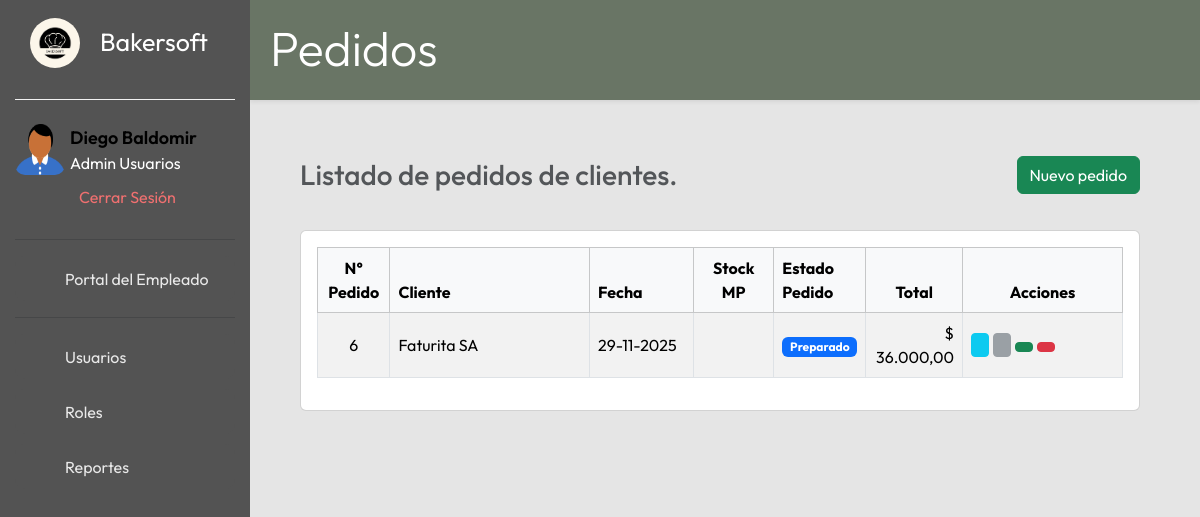
/pedidos/vista/index.php (signed in), run on the app's committed database.
### tables this page shows
CREATE TABLE pedidoventa (
  idPedidoVenta int NOT NULL,
  idCliente int NOT NULL,
  fechaPedido datetime NOT NULL DEFAULT CURRENT_TIMESTAMP,
  estado int NOT NULL,
  observaciones varchar(255) DEFAULT NULL,
  total decimal(10,2) NOT NULL DEFAULT '0.00'
);

CREATE TABLE clientes (
  id_cliente int NOT NULL,
  nombre varchar(100) NOT NULL,
  email varchar(50) NOT NULL,
  telefono varchar(20) NOT NULL,
  calle varchar(100) NOT NULL,
  altura int NOT NULL,
  provincia int NOT NULL,
  localidad int NOT NULL,
  estado varchar(20) NOT NULL DEFAULT 'Activo'
);

CREATE TABLE estadospedidos (
  codEstado int NOT NULL,
  descEstado varchar(50) NOT NULL
);

### config/bd.php (called while the page is built)
<?php
class bd {
    private $host;
    private $dbname;
    private $user;
    private $password;
    function __construct(){
        $this->host = "localhost";
        $this->dbname = "bakersoft";
        $this->user = "root";
        $this->password = "";
    }
    public function conexion(){
    try{
        $PDO = new PDO("mysql:host=".$this->host.";dbname=".$this->dbname,$this->user,$this->password);
        return $PDO;
    }catch(PDOexception $ex){
        return $ex->getMessage();
    }
    }
}
?>

### pedidos/controlador/controladorPedidos.php (called while the page is built, shortened)
<?php
class controladorPedidos
{
    private $modelo;
    public function __construct()
    {
        require_once("../modelo/modeloPedidos.php");
        $this->modelo = new modeloPedidos();
    }
    public function listarPedidos()
    {
        return $this->modelo->listarPedidosVenta();
    }
}

### pedidos/modelo/modeloPedidos.php (called while the page is built, shortened)
<?php
class modeloPedidos
{
    private $pdo;
    public function __construct()
    {
        require_once("../../config/bd.php");
        $con = new bd();
        $this->pdo = $con->conexion();
    }
    public function listarPedidosVenta()
    {
        $sql = "SELECT
                    pv.idPedidoVenta,
                    pv.fechaPedido,
                    pv.total,
                    pv.estado,
                    c.nombre AS cliente,
                    e.descEstado
                FROM pedidoventa pv
                INNER JOIN clientes c ON pv.idCliente = c.id_cliente
                LEFT JOIN estadospedidos e ON pv.estado = e.codEstado
                ORDER BY pv.fechaPedido DESC, pv.idPedidoVenta DESC";
        $stmt = $this->pdo->prepare($sql);
        $stmt->execute();
        return $stmt->fetchAll(PDO::FETCH_ASSOC);
    }
}

### pedidos/vista/index.php (the view, shortened to what this page needs)
<?php
include_once("../../includes/head_app.php");
require_once("../controlador/controladorPedidos.php");
$ctrl = new controladorPedidos();
$pedidos = $ctrl->listarPedidos();
?>
<div class="titulo-contenido shadow-sm">
  <h1 class="display-5">Pedidos</h1>
</div>
<div class="contenido-principal">
  <div class="encabezado-tabla d-flex justify-content-between align-items-center mb-3 mt-3">
    <div>
      <h3 class="mb-0 text-muted">Listado de pedidos de clientes.</h3>
    </div>
    <div>
      <a href="crear.php" class="btn btn-success">
        <span>Nuevo pedido</span>
      </a>
    </div>
  </div>
  <div class="contenido">
    <div class="card">
      <div class="card-body">
        <div class="">
          <table id="tablaPedidos" class="table table-striped table-bordered align-middle">
            <thead class="table-light">
              <tr>
                <th style="width: 9%;" class="text-center">N° Pedido</th>
                <th style="width: 25%;">Cliente</th>
                <th style="width: 13%;">Fecha</th>
                <th style="width: 10%" class="text-center">Stock MP</th>
                <th style="width: 11%;">Estado Pedido</th>
                <th style="width: 12%;" class="text-center">Total</th>
                <th style="width: 20%;" class="text-center">Acciones</th>
              </tr>
            </thead>
            <tbody>
              <?php if (!empty($pedidos)): ?>
                <?php foreach ($pedidos as $p): ?>
                  <?php
                  $estado = (int)$p['estado'];
                  $descEstado = $p['descEstado'] ?? 'N/D';
                  $idPedido = (int)$p['idPedidoVenta'];
                  $resumenStock   = $ctrl->obtenerResumenStockPedido($idPedido);
                  $stockSuficiente = $resumenStock['suficiente'] ?? false;
                  $badgeClass = 'bg-secondary';
                  switch ($estado) {
                    case 90:
                      $badgeClass = 'bg-primary';
                      break;
                  }
                  $acciones = [];
                  $puedePreparar = true;
                  if ($estado === 70) {
                    $puedePreparar = $stockSuficiente ? true : false;
                    $acciones[] = ['dataAction' => 'Confirmar', 'nuevoEstado' => 80, 'class' => 'btn-primary', 'label' => 'Confirmar'];
                    $acciones[] = ['dataAction' => 'Cancelar',  'nuevoEstado' => 60, 'class' => 'btn-danger',  'label' => 'Cancelar'];
                  } elseif ($estado === 80) {
                    $acciones[] = ['dataAction' => 'Preparar', 'nuevoEstado' => 90, 'class' => 'btn-primary', 'label' => 'Preparar'];
                    $acciones[] = ['dataAction' => 'Cancelar',  'nuevoEstado' => 60, 'class' => 'btn-danger',  'label' => 'Cancelar'];
                  } elseif ($estado === 90) {
                    $acciones[] = ['dataAction' => 'Entregar', 'nuevoEstado' => 100, 'class' => 'btn-success', 'label' => 'Entregar'];
                    $acciones[] = ['dataAction' => 'Cancelar',  'nuevoEstado' => 60,  'class' => 'btn-danger',  'label' => 'Cancelar'];
                  } else {
                    $acciones = [];
                  }
                  ?>
                  <tr>
                    <td class="text-center"><?php echo (int)$p['idPedidoVenta']; ?></td>
                    <td><?php echo htmlspecialchars($p['cliente']); ?></td>
                    <td><?php $fechaRaw = $p['fechaPedido'] ?? null;
                        $fechaFormateada = '';
                        if ($fechaRaw) {
                          $dt = DateTime::createFromFormat('Y-m-d H:i:s', $fechaRaw);
                          if ($dt) {
                            $fechaFormateada = $dt->format('d-m-Y');
                          } else {
                            $ts = strtotime($fechaRaw);
                            $fechaFormateada = $ts ? date('d-m-Y', $ts) : $fechaRaw;
                          }
                        }
                        echo htmlspecialchars($fechaFormateada);
                        ?>
                    </td>
                    <td class="text-center">
                    </td>
                    <td>
                      <span class="badge <?php echo $badgeClass; ?>">
                        <?php echo htmlspecialchars($descEstado); ?>
                      </span>
                    </td>
                    <td class="text-end">
                      $ <?php echo number_format($p['total'], 2, ',', '.'); ?>
                    </td>
                    <td>
                      <div class="d-flex flex-wrap gap-1">
                        <a href="ver.php?id=<?php echo (int)$p['idPedidoVenta']; ?>"
                          class="btn btn-sm btn-info"
                          title="Ver pedido">
                        </a>
                        <?php $puedeEditar = ($estado === 70); ?>
                        <?php if ($puedeEditar): ?>
                          <a href="editar.php?id=<?php echo (int)$p['idPedidoVenta']; ?>"
                            class="btn btn-sm btn-secondary"
                            title="Editar pedido">
                            <ion-icon name="create-outline" style="font-size:1.2rem; vertical-align:middle;"></ion-icon>
                          </a>
                        <?php else: ?>
                          <button type="button"
                            class="btn btn-sm btn-secondary"
                            disabled
                            title="Solo se pueden editar pedidos en estado Generado">
                          </button>
                        <?php endif; ?>
                        <?php foreach ($acciones as $acc): ?>
                          <?php
                          $icono = '';
                          switch ($acc['label']) {
                            case 'Entregar':
                              $icono = 'cube-outline';
                              break;
                            case 'Cancelar':
                              $icono = 'close-circle-outline';
                              break;
                          }
                          ?>
                          <?php if ($acc['label'] === 'Confirmar' && !$puedePreparar): ?>
                            <button type="button"
                              class="btn btn-sm btn-primary"
                              disabled
                              title="No hay materias primas suficientes para preparar este pedido">
                              <ion-icon name="<?php echo $icono; ?>"
                                style="font-size:1.2rem; vertical-align:middle; opacity:0.6;"></ion-icon>
                            </button>
                          <?php else: ?>
                            <form action="../controlador/controladorPedidos.php"
                              method="POST"
                              class="d-inline form-accion-estado">
                              <button type="submit"
                                class="btn btn-sm <?php echo $acc['class']; ?>"
                                data-accion="<?php echo $acc['label']; ?>"
                                title="<?php echo $acc['label']; ?>">
                              </button>
                            </form>
                          <?php endif; ?>
                        <?php endforeach; ?>
                      </div>
                    </td>
                  </tr>
                <?php endforeach; ?>
              <?php endif; ?>
            </tbody>
          </table>
        </div>
      </div>
    </div>
  </div>
</div>

### Bakersoft/rsc/estilos/style.css (style rules this page uses)
:root { --color-barra-lateral:rgb(83, 83, 83); --color-texto:rgb(0,0,0); --color-texto-menu:rgb(233, 233, 233); --color-boton:rgb(0,0,0); --color-boton-texto:rgb(255,255,255); --color-menu-hover:rgb(238,238,238); --color-menu-hover-texto:rgb(0,0,0); --color-linea:rgb(241,241,241); }
* { margin: 0; padding: 0; box-sizing: border-box; font-family: 'Outfit', sans-serif; }
body { height: 100vh; width: 100%; background-color: #E5E5E5; background-position: center; background-size: cover; }

### Bakersoft/rsc/estilos/contenido.css (style rules this page uses)
:root { --color-boton:#157a33; --color-boton-texto:rgb(255, 255, 255); }
.contenido-principal { width: 70%; margin-left: 300px; padding-top: 40px; }
.titulo-contenido { height: 100px; margin-left: 250px; background-color: #697565; padding: 20px; color: white; }
.contenido-principal .encabezado-tabla { display: flex; justify-content: space-between; }
.contenido-principal .contenido { padding-top: 20px; }

### data on the page
pedidoventa: idPedidoVenta "6", idCliente.nombre "Faturita SA", fechaPedido "29-11-2025", estadospedidos.descEstado "Preparado", total "36.000,00", estado 90 (drawn)

### other printed values
$_SESSION['nomyapellido'] "Diego Baldomir"
$_SESSION['rol'] "Admin Usuarios"
$item['label'] "Usuarios"
$item['label'] "Roles"
$item['label'] "Reportes"
